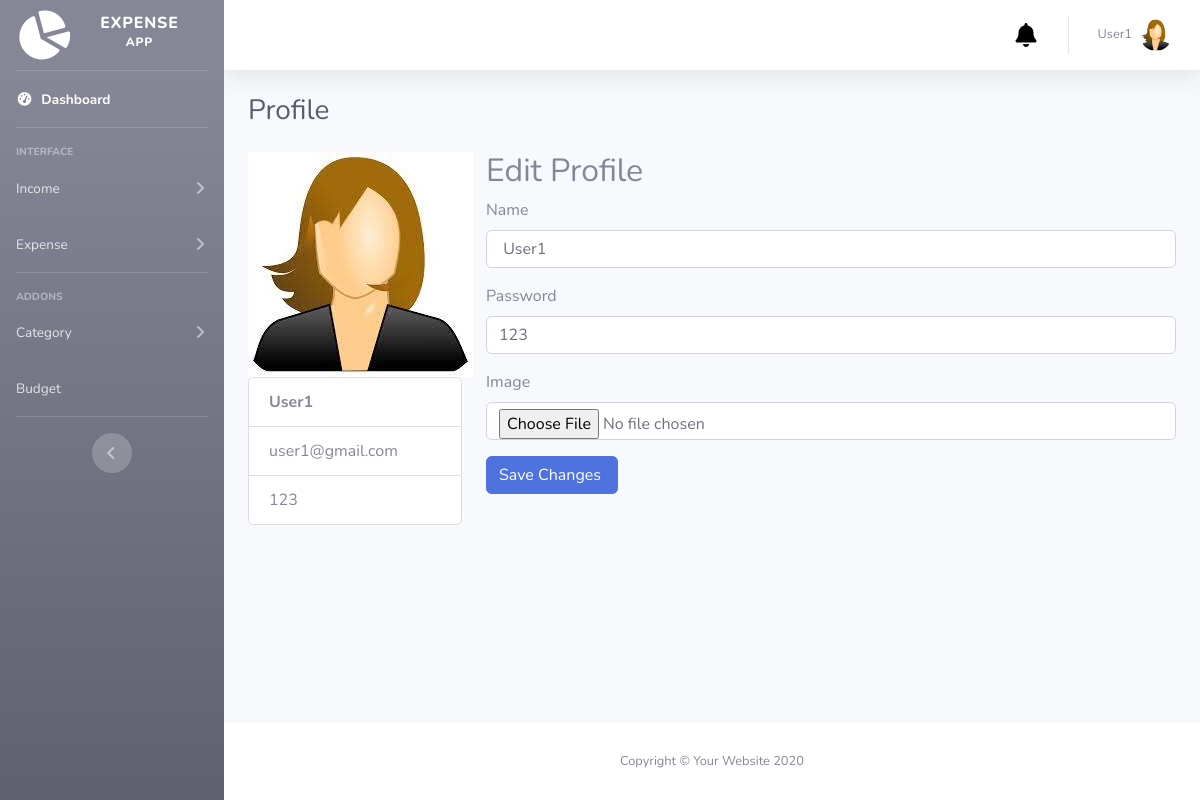
/profile.php (signed in), run on the app's committed database.
### tables this page shows
CREATE TABLE `user` (
  `user_id` int(11) NOT NULL,
  `user_name` varchar(255) NOT NULL,
  `user_email` varchar(255) NOT NULL,
  `user_password` varchar(255) NOT NULL,
  `user_image` varchar(255) NOT NULL
);

### profile.php (the view, shortened to what this page needs)
<?php
require('include/top.php')?>
</head>
<body id="page-top">
    <div id="wrapper">
        <?php
require('include/sidebar.php')?>
        <div id="content-wrapper" class="d-flex flex-column">
            <div id="content">
            <?php
require('include/navbar.php')?>
                <div class="container-fluid">
                    <h1 class="h3 mb-4 text-gray-800">Profile</h1>
                    <div class="row">
                        <div class="col-md-3">
                        <img src="images/<?php echo $user_image;?>">
                        <ul class="list-group">
                            <li class="list-group-item"><b><?php echo $user_name;?></b></li>
                            <li class="list-group-item"><?php echo $email;?></li>
                            <li class="list-group-item"><?php echo $user_password;?></li>
                        </ul>
                        </div>
                        <div class="col-md-9">
                            <h2>Edit Profile</h2>
                            <form action="" method="post" enctype="multipart/form-data">
                                <div class="form-group">
                                    <label >Name</label>
                                    <input type="text" name="user_name" value="<?php echo $user_name;?>" class="form-control"/>
                                </div>
                                <div class="form-group">
                                    <label >Password</label>
                                    <input type="text" name="user_password" value="<?php echo $user_password;?>" class="form-control" required/>
                                </div>
                                <div class="form-group">
                                    <label >Image</label>
                                    <input type="file"   class="form-control" name="user_image"/>
                                </div>
                                <div class="form-group">
                                    <input type="submit"  value="Save Changes " class="btn btn-primary" name="insert_btn" />
                                </div>
                            </form>
                        </div>
                    </div>
                </div>
            </div>
            <footer class="sticky-footer bg-white">
                <div class="container my-auto">
                    <div class="copyright text-center my-auto">
                        <span>Copyright &copy; Your Website 2020</span>
                    </div>
                </div>
            </footer>
        </div>
    </div>
    <?php
require('include/footer.php')?>

### include/navbar.php (shortened to what this page needs)
<nav class="navbar navbar-expand navbar-light bg-white topbar mb-4 static-top shadow">
                    <ul class="navbar-nav ml-auto">
                        <li class="nav-item dropdown no-arrow mx-1">
                            <a class="nav-link dropdown-toggle" href="#" id="alertsDropdown" role="button"
                                data-toggle="dropdown" aria-haspopup="true" aria-expanded="false">
                                <i class="fa fa-bell" style="font-size:24px ;color:black"></i>
                            </a>
                        </li>
                        <li class="nav-item dropdown no-arrow">
                            <a class="nav-link dropdown-toggle" href="#" id="userDropdown" role="button"
                                data-toggle="dropdown" aria-haspopup="true" aria-expanded="false">
                                <span class="mr-2 d-none d-lg-inline text-gray-600 small"><?php echo $user_name;?></span>
                                <img class="img-profile rounded-circle "  src="images/<?php echo $user_image;?>">
                            </a>
                        </li>
                    </ul>
                </nav>

### data on the page
user: user_name "User1", user_image (picture), user_password "123"

### other printed values
$email "user1@gmail.com"
